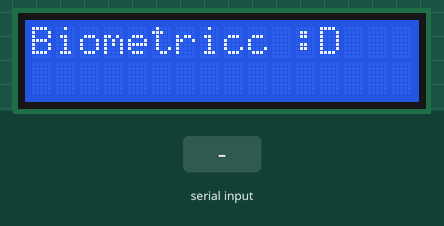
A sketch run on a simulated Arduino Uno, built with avr-gcc and run on an emulated ATmega328P. Shown: 16×2 character LCD. The test bench sets the inputs (shaded band). What the sketch prints to the serial monitor is not drawn.

Above: at 1.2 s.
1.3 s: "1\n" received over the second serial link
At 2.5 s:
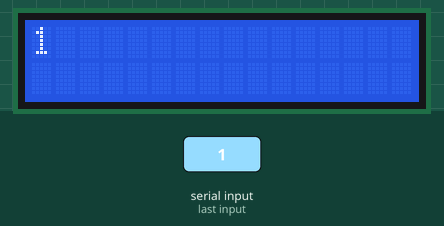
2.8 s: "0\n" received over the second serial link
At 3.7 s:
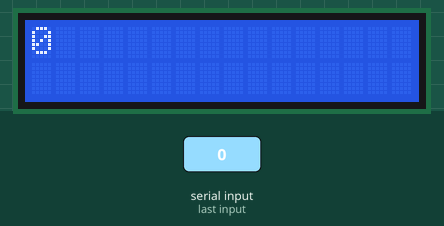
4.3 s: "2\n" received over the second serial link
At 4.8 s:
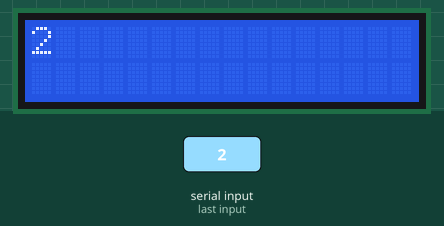
Timing chart, 0 to 7.3 s (numbered marks = the images above; inputs shaded):
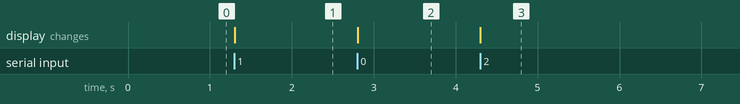

The sketch:

teste_uart_arduino.ino
```cpp
#include <SoftwareSerial.h>
#include <LiquidCrystal.h>

#define RS 12
#define EN 11
#define D4 4
#define D5 5
#define D6 6
#define D7 7
#define RX 9
#define TX 10

// RX e TX
SoftwareSerial esp32(RX, TX);
LiquidCrystal lcd(RS, EN, D4, D5, D6, D7);

void setup() {
  Serial.begin(115200);
  esp32.begin(115200);
  lcd.begin(16, 2);
  lcd.clear();
  lcd.setCursor(0, 0);
  lcd.print("Biometricc :D");
}

void loop() {
  String msg = getMessage();
  if(msg != ""){
    Serial.println(msg);
    lcd.clear();
    lcd.setCursor(0, 0);
    lcd.print(msg);
  }
}


String getMessage(){
  String message = "";
  char character;
  while(esp32.available() > 0){
    character = esp32.read();
    message = message + character;
    if(character == '\n'){
      return message;
    }
  }
}
```

Measured:
- after the input at 1.3 s, the display: changes at once (image 1)
- after the input at 2.8 s, the display: changes at once (image 2)
- after the input at 4.3 s, the display: changes at once (image 3)
